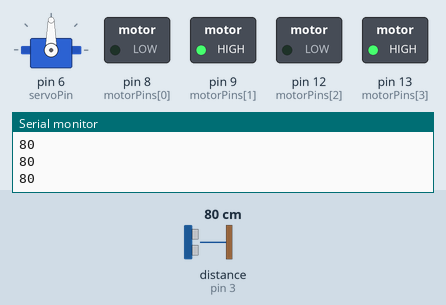
This sketch was run on a simulated Arduino Uno, built with avr-gcc and run on an emulated ATmega328P. Shown: servo, switched loads named in the sketch (green lamp = pin HIGH), the last lines printed to the serial monitor. Wiring (inferred from the names in the program): ultrasonic range finder: trigger pin 2; echo pin 3. The inputs (shaded band) are chosen by the test bench; at power-on: distance to the obstacle (sensor on pin 3) 80 cm. The echo pulse lasts 58.3 µs per cm; pins used as bus, display or sensor lines are not drawn.

Above: at 1.3 s.
1.4 s: distance to the obstacle (sensor on pin 3) set to 2 cm
At 2.2 s:
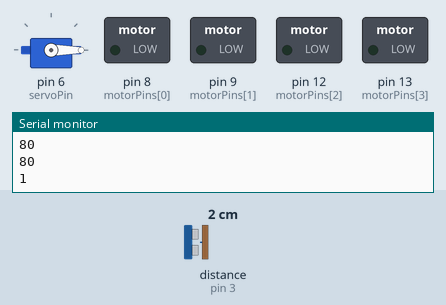
4.4 s: distance to the obstacle (sensor on pin 3) set to 8 cm
6.0 s: distance to the obstacle (sensor on pin 3) set to 11 cm
At 6.5 s:
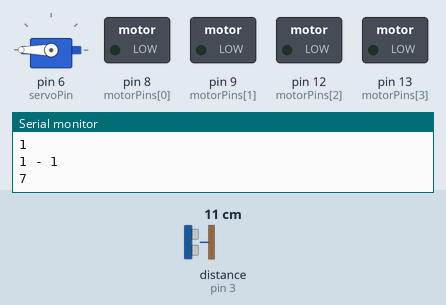
9.0 s: distance to the obstacle (sensor on pin 3) set to 4 cm
At 12.0 s:
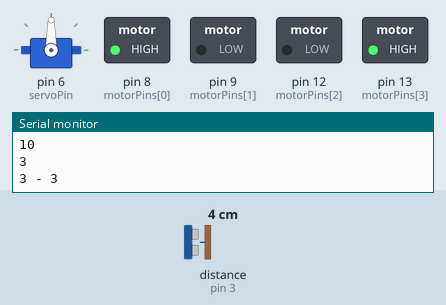
Timing chart, 0 to 13.0 s (numbered marks = the images above; inputs shaded):
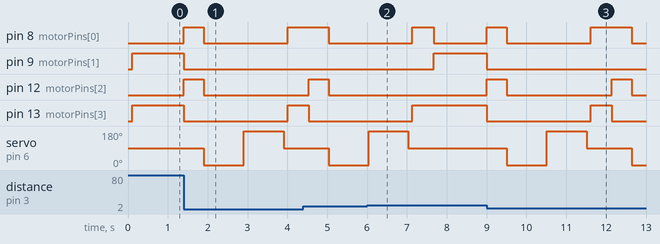

Measured:
- the behaviour switches between 9 and 10 cm on distance to the obstacle (sensor on pin 3) (found by bisection; images 1 and 2)
- after the input at 1.4 s, pin 8 (motorPins[0]): LOW → HIGH at once, → LOW 0.50 s later, → HIGH 2.1 s later; pin 9 (motorPins[1]): HIGH → LOW at once
- after the input at 6.0 s, pin 9 (motorPins[1]): LOW → HIGH after 1.7 s; pin 12 (motorPins[2]): stays LOW (without the input it goes to HIGH after 1.7 s); pin 13 (motorPins[3]): goes on until 7.1 s, then stays HIGH; servo on pin 6 (servoPin): goes on until 7.0 s, then stays 90°
- after the input at 9.0 s, pin 8 (motorPins[0]): LOW → HIGH at once, → LOW 0.50 s later, → HIGH 2.1 s later, → LOW 1.0 s later; pin 9 (motorPins[1]): HIGH → LOW at once

The sketch:

servo.ino
```cpp
#include <Servo.h>

int servoPin = 6;
Servo Servo1;
const int trigPin = 2;
const int echoPin = 3;
int* distances = new int[2];

// chân điều khiển động cơ
int motorPins[] = {8, 9, 12, 13};

void setup() {
  Serial.begin(9600);
  // khởi tại chân điều khiển động cơ xuất tín hiệu
  for (int i = 0; i < 4; i++) {
    pinMode(motorPins[i], OUTPUT);
  }

  Servo1.attach(servoPin);
  Servo1.write(90);
  delay(100);
  Servo1.detach();
}

void loop(){
  int distance = getDistance();
  Serial.println(distance);
  if (distance <= 8) {
    back();
    delay(500);
    stopMotor();
    getDistanceMap();
    if (distances[0] > distances[1]) {
      turnLeft();
      delay(30);
    } else {
      turnRight();
      delay(30);
    }
    Servo1.write(90);
    delay(500);
  }
  else {
    go();
  }
}

void getDistanceMap() {
  Servo1.attach(servoPin);

  Servo1.write(0);
  delay(1000);
  distances[0] = getDistance();

  Servo1.write(180);
  delay(1000);
  distances[1] = getDistance();

  Serial.print(distances[0]);
  Serial.print(" - ");
  Serial.print(distances[1]);
  Serial.println();

  Servo1.write(90);
  delay(100);
  Servo1.detach();
}

// lệnh dừng động cơ
void stopMotor() {
  rotate(0, 0, 0);
  rotate(1, 0, 0);
}

// lệnh rẽ trái
void turnLeft() {
  rotate(0, 1, 250);
  rotate(1, 0, 150);
}

// lệnh rẽ phải
void turnRight() {
  rotate(0, 0, 150);
  rotate(1, 1, 250);
}

// tiến về phía trước
void go() {
  rotate(0, 1, 255);
  rotate(1, 1, 255);
}

// tiến về phía trước
void back() {
  rotate(0, 0, 180);
  rotate(1, 0, 180);
}

// lệnh xoay động cơ
// motorIndex là vị trí động cơ
// dir là hướng xoay (tiến hay lùi)
// motorSpeed từ 0 - 255 là tốc độc mong muốn của dộng cơ
void rotate(int motorIndex, bool dir, int motorSpeed) {
  int pulse1 = 0;
  int pulse2 = 0;

  if (dir) {
    pulse2 = motorSpeed;
  } else {
    pulse1 = motorSpeed;
  }

  analogWrite(motorPins[motorIndex * 2], pulse1);
  analogWrite(motorPins[motorIndex * 2 + 1], pulse2);
}

int getDistance() {
  pinMode(trigPin, OUTPUT);
  digitalWrite(trigPin, LOW);
  delayMicroseconds(2);
  digitalWrite(trigPin, HIGH);
  delayMicroseconds(10);
  digitalWrite(trigPin, LOW);
  pinMode(echoPin, INPUT);
  long duration = pulseIn(echoPin, HIGH);
  return duration / 29 / 2;
}
```
